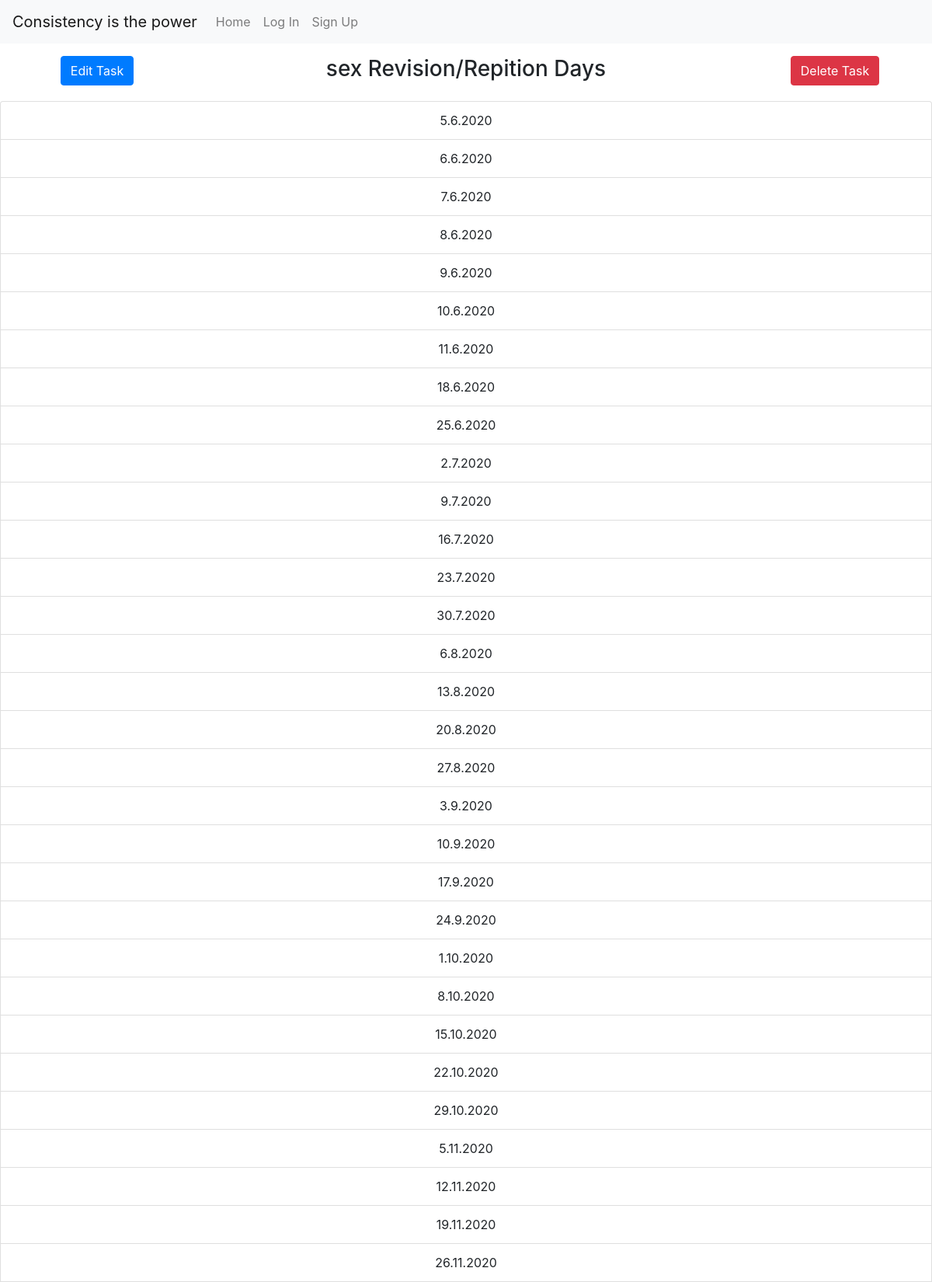
Page /view/11 (upper part) on the committed database.
### myproject/models.py (models this page shows, shortened)
class Task(db.Model):
    __tablename__ = 'tasks'
    id = db.Column(db.Integer, primary_key=True)
    taskName = db.Column(db.String)
    userId = db.Column(db.Integer)
    startDay = db.Column(db.Integer)
    startMonth = db.Column(db.Integer)
    startYear = db.Column(db.Integer)
    endDay = db.Column(db.Integer)
    endMonth = db.Column(db.Integer)
    endYear = db.Column(db.Integer)
    repetationList = db.Column(db.String)

class Revesion(db.Model):
    __tablename__ = 'revisions'
    id = db.Column(db.Integer, primary_key=True)
    userId = db.Column(db.Integer)
    taskId = db.Column(db.Integer)
    day = db.Column(db.Integer)
    month = db.Column(db.Integer)
    year = db.Column(db.Integer)

### app.py (the view)
@app.route('/view/<int:id>')
def view(id):
    revisionDates = Revesion.query.filter_by(taskId=id)
    task = Task.query.get(id)
    return render_template('viewtask.html',revisionDates=revisionDates,task=task, data={'name':'Rittwick','surname':'Bhabak','Dept': 'CSE'})

### myproject/templates/viewtask.html (shortened to what this page needs)
{% extends "base.html" %}
{% block body %}
<div class="container text-center my-3">
    <div class="row">
        <div class="col-2 text-center"><a href='/update/{{task.id}}'><button class="btn btn-primary">Edit Task</button></a></div>
        <div class="col-8 text-center"><h3>{{task.taskName}} Revision/Repition Days</h3></div>
        <div class="col-2 text-center"><a href='/del/{{task.id}}'><button class="btn btn-danger">Delete Task</button></a></div>
    </div>
</div>
<ul class="list-group text-center">
    {% for date in revisionDates %}
    <li class="list-group-item">{{date.day}}.{{date.month}}.{{date.year}}</li>
    {% endfor %}
</ul>
{% endblock %}

### myproject/static/base.css (style rules this page uses)
* { margin: 0; padding: 0; }

### rows in the picture
Task: taskName "sex"
Revesion: day "5", month "6", year "2020"
Revesion: day "6", month "6", year "2020"
Revesion: day "7", month "6", year "2020"
Revesion: day "8", month "6", year "2020"
Revesion: day "9", month "6", year "2020"
Revesion: day "10", month "6", year "2020"
Revesion: day "11", month "6", year "2020"
Revesion: day "18", month "6", year "2020"
Revesion: day "25", month "6", year "2020"
Revesion: day "2", month "7", year "2020"
Revesion: day "9", month "7", year "2020"
Revesion: day "16", month "7", year "2020"
Revesion: day "23", month "7", year "2020"
Revesion: day "30", month "7", year "2020"
Revesion: day "6", month "8", year "2020"
Revesion: day "13", month "8", year "2020"
Revesion: day "20", month "8", year "2020"
Revesion: day "27", month "8", year "2020"
Revesion: day "3", month "9", year "2020"
Revesion: day "10", month "9", year "2020"
Revesion: day "17", month "9", year "2020"
Revesion: day "24", month "9", year "2020"
Revesion: day "1", month "10", year "2020"
Revesion: day "8", month "10", year "2020"
Revesion: day "15", month "10", year "2020"
Revesion: day "22", month "10", year "2020"
Revesion: day "29", month "10", year "2020"
Revesion: day "5", month "11", year "2020"
Revesion: day "12", month "11", year "2020"
Revesion: day "19", month "11", year "2020"
Revesion: day "26", month "11", year "2020"
